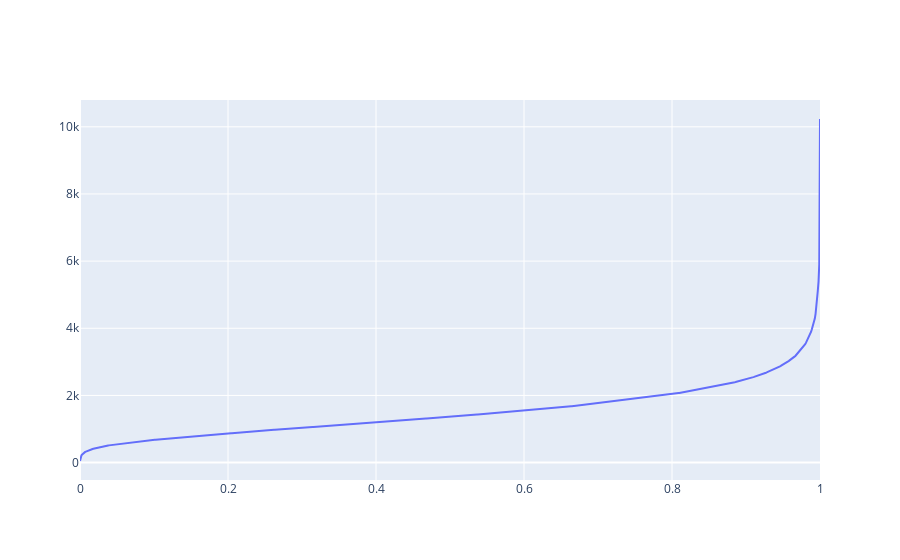

Notebook code cell kept with this figure:
### Code cell
py.init_notebook_mode(connected=True)
x = np.linspace(0, 1, 1000)
y = [dflabeled['N_TOKENS'].quantile(i) for i in x]
trace = go.Scatter(x=x, y=y)
data = [trace]
py.plot(data, filename=path.join(OUT_DIR, 'notes_len_quantiles.html'))
py.iplot(data)

### Figure 1 — Plotly figure (JSON) as saved in the notebook; plotly's stock layout.template omitted (floating-point values rounded to 4 significant figures; data arrays with more than 128 entries replaced by an {"elided": "..."} marker saying what was removed)
{"data": [{"type": "scatter", "x": {"elided": "1000 float values"}, "y": {"elided": "1000 float values"}}], "layout": {}}
